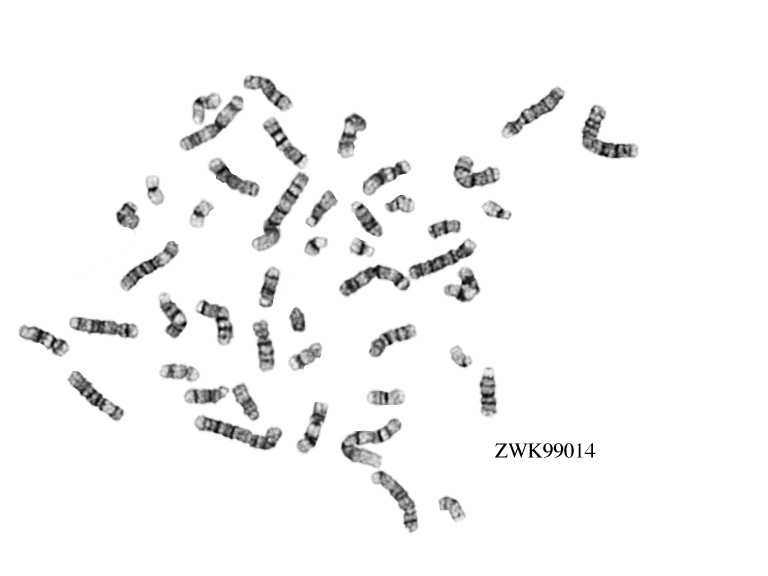
%> input picture ZWK99014.jpeg, 768 x 576 px
$ octave --eval "result = ChromoSegmentation(imread('ZWK99014.jpeg'));"   (GNU Octave 9; MATLAB toolbox functions it lacks are replaced by stand-ins)
%> lines starting %> are read from the running program, lines starting %| are printed output that depends on the picture; in (x1, y1, x2, y2) boxes, pixels count from 0 and x2, y2 are one past the last pixel; in counts of white or black regions, pixels touching at a corner belong together; the program's own positions count from 1
%   AII Project
%   Computerized kariotyping support
%   Author:
%       -Paulo Gaspar     36503
%       -Patrick Marques  36086
%   Date:
%       26/01/2009


% parameter is the image to segment
% return the segmented image
function [ segmentedImage ] = ChromoSegmentation( image )

    % reads image and converts to gray scale
    A = rgb2gray(image);

    % enhances contrast using filters and top/bottom hats.
    H = fspecial('gaussian', 1,3);
    A = imfilter(A,H);
    se = strel('disk',4);
    J = imsubtract(imadd(A,imtophat(A,se)), imbothat(A,se));

    % obtain markers of chromossomes
    F = ~imextendedmax(J, 20);
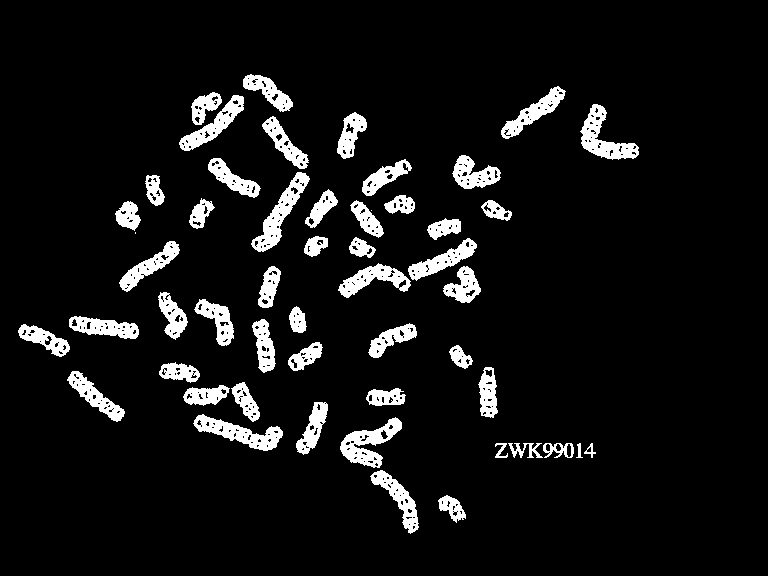
%> F: size 576x768 logical; 7.6% white; 53 white regions (2 under 20 px), largest, box (x1, y1, x2, y2) and area: (251, 172, 310, 252) 1351, (340, 417, 402, 468) 1318, (193, 414, 283, 451) 1312
    L = bwmorph(F,'majority', inf);
%> L: size 576x768 logical; 8.1% white; 51 white regions, largest, box (x1, y1, x2, y2) and area: (251, 172, 310, 252) 1439, (340, 418, 402, 468) 1437, (581, 104, 639, 159) 1413
    D = bwareaopen(L, 40);

    % get separation lines from watershed
    water = watershed(~D);
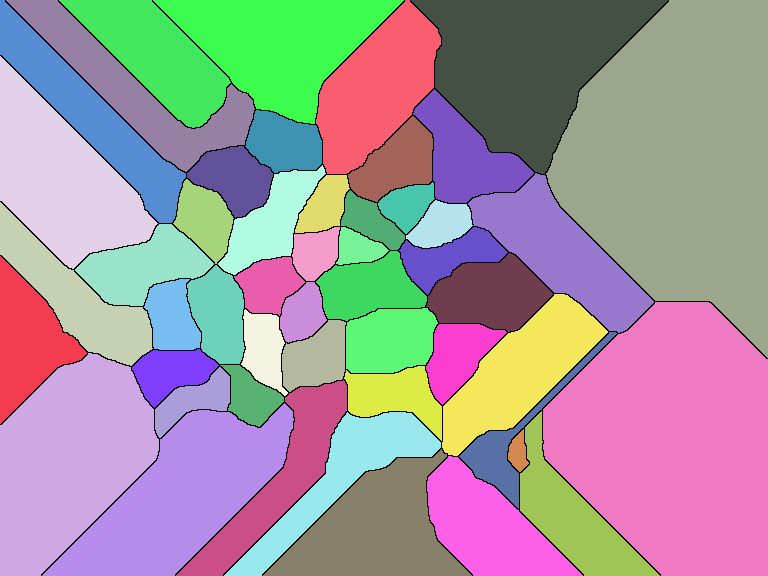
%> water: size 576x768 uint8; 51 distinct labels, from 0 to 50; one colour per label, 0 black

    % get well defined mask
    C = imfill(imadjust(A)<240, 'holes');
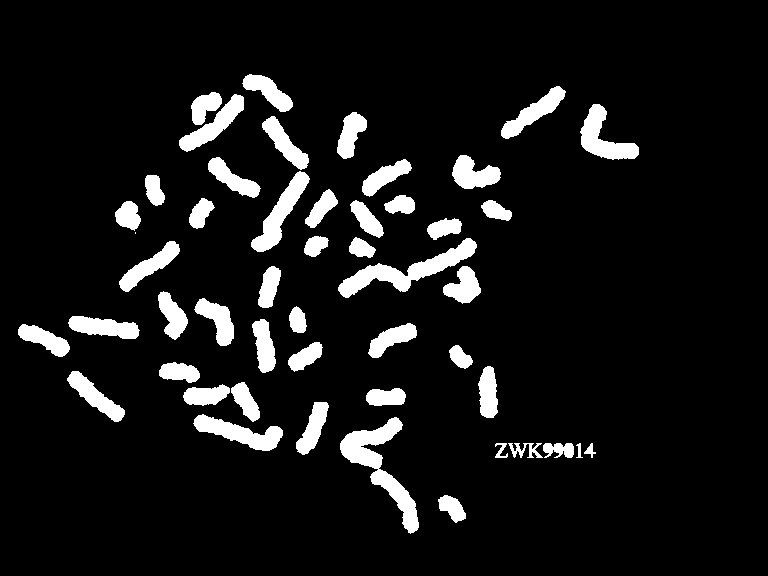
%> C: size 576x768 logical; 8.7% white; 50 white regions (1 under 20 px), largest, box (x1, y1, x2, y2) and area: (340, 417, 419, 534) 2662, (338, 238, 477, 298) 2352, (251, 171, 310, 252) 1530
    V = imerode(C, strel('disk', 2));
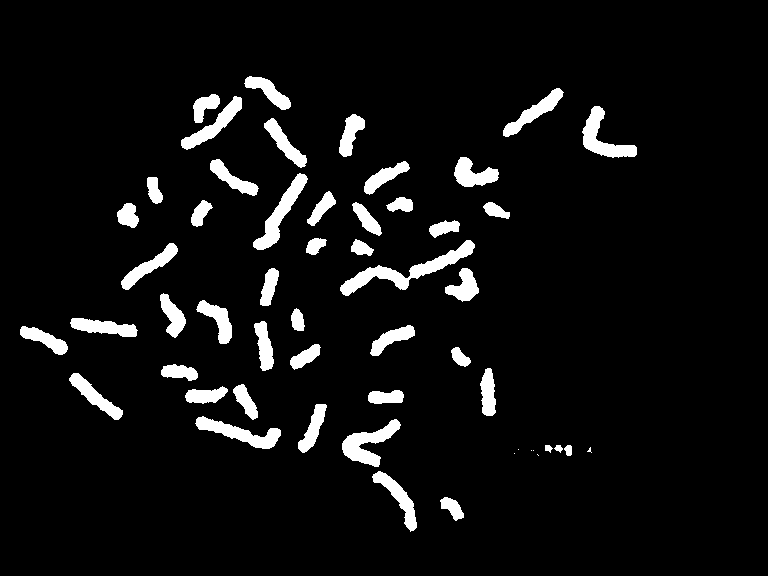
%> V: size 576x768 logical; 6.2% white; 54 white regions (6 under 20 px), largest, box (x1, y1, x2, y2) and area: (340, 240, 475, 296) 1735, (253, 173, 308, 250) 1165, (342, 419, 401, 467) 1157
    B = imdilate(V, strel('disk', 4));
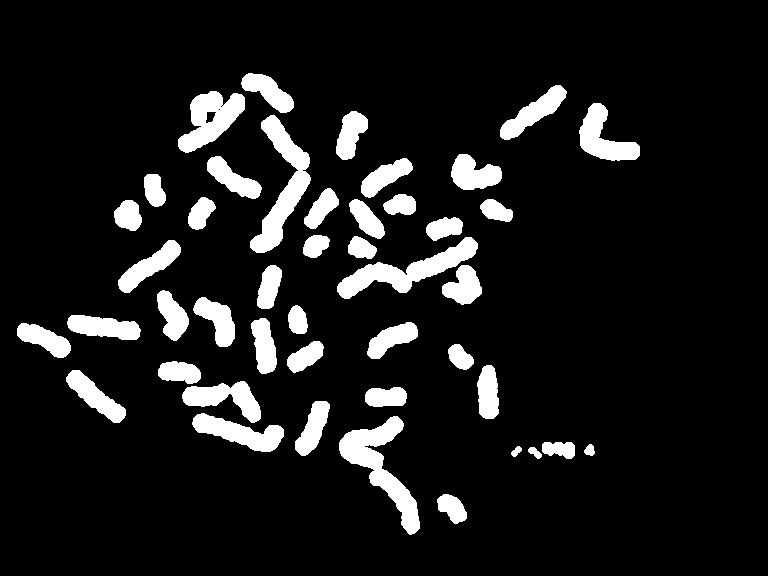
%> B: size 576x768 logical; 10.3% white; 45 white regions, largest, box (x1, y1, x2, y2) and area: (339, 416, 420, 535) 3157, (250, 115, 311, 253) 2961, (337, 237, 478, 299) 2808

    % apply watershed to separate chromossomes that were stuck together
    G = B .* water;
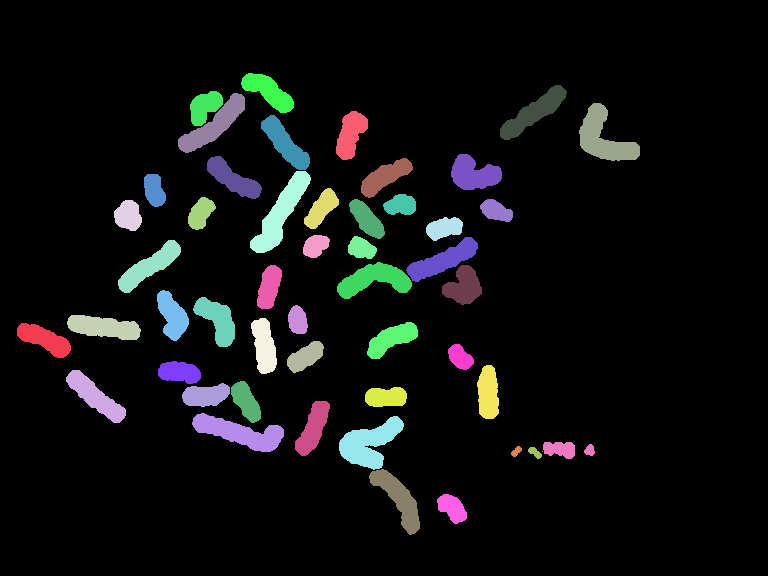
%> G: size 576x768 uint8; 50 distinct labels, from 0 to 50; one colour per label, 0 black
    I = imfill(~(imadjust(G)<1), 'holes');
%> I: size 576x768 logical; 10.3% white; 51 white regions (1 under 20 px), largest, box (x1, y1, x2, y2) and area: (339, 416, 404, 470) 1812, (250, 171, 311, 253) 1811, (192, 413, 284, 452) 1753

    % Remove holes and small artifacts. Replace removed holes that should stay (folded chromossomes).
    bigHoles = imdilate(bwareaopen(~(imadjust(A)<230), 10), strel('disk', 1));
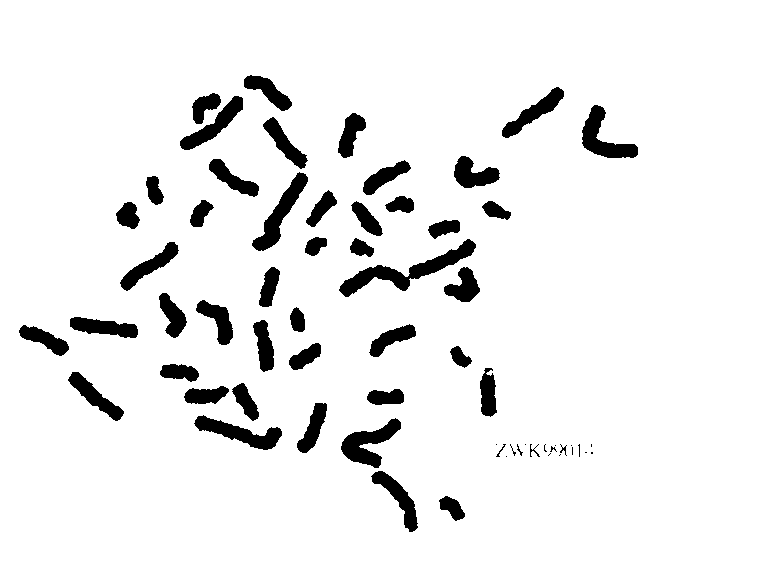
%> bigHoles: size 576x768 logical; 93% white; 64 black regions (15 under 20 px), largest, box (x1, y1, x2, y2) and area: (339, 239, 476, 297) 1939, (341, 418, 401, 468) 1298, (252, 172, 308, 251) 1288
    X = (I-bigHoles) == 1;
%> X: size 576x768 logical; 7% white; 60 white regions (12 under 20 px), largest, box (x1, y1, x2, y2) and area: (341, 418, 401, 468) 1298, (252, 172, 308, 251) 1288, (582, 105, 638, 158) 1243
    Y = bwareaopen(X, 40, 4); %remove small artifacts
    Z = ~bwareaopen(~Y, 40, 4); %remove small holes

    segmentedImage = Z;

end
